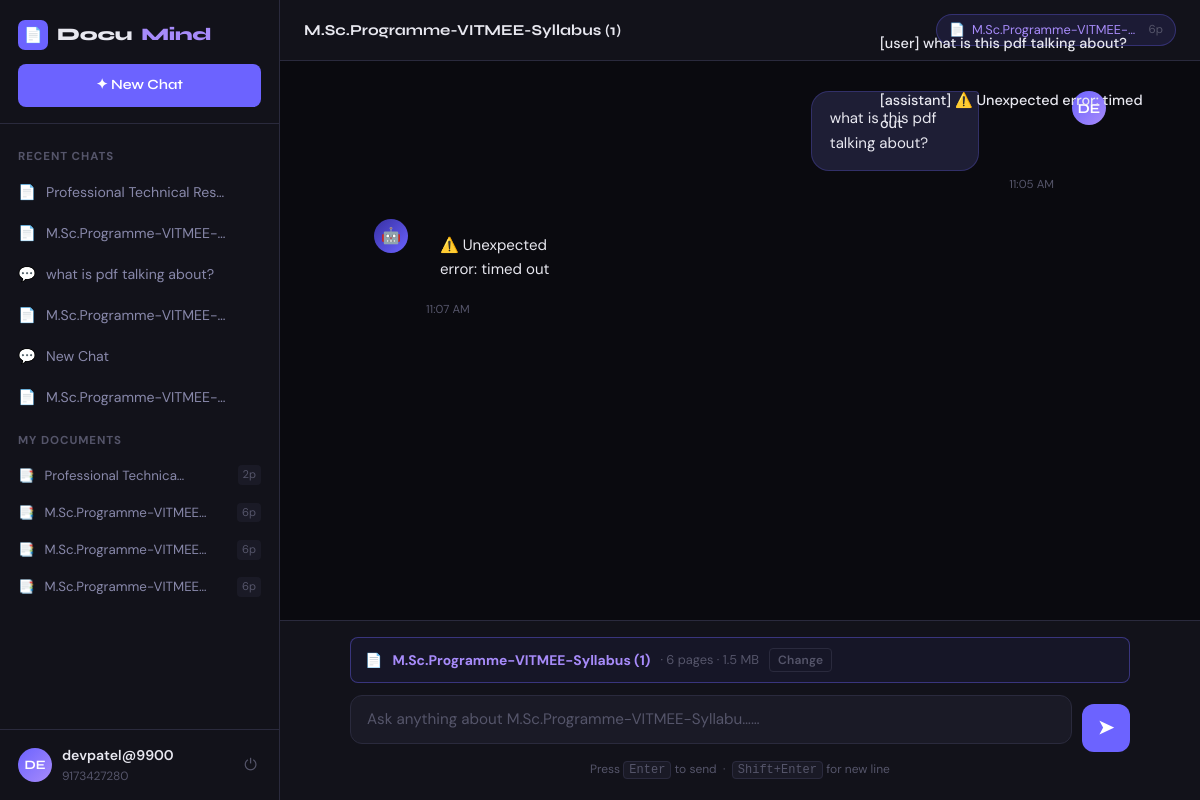
/chatbot/session/4/ (signed in), run on the app's committed database.
### chatbot/models.py (models this page shows, shortened)
class ChatMessage(models.Model):
    ROLE_CHOICES = [('user', 'User'), ('assistant', 'Assistant')]
    session = models.ForeignKey(ChatSession, on_delete=models.CASCADE, related_name='messages')
    role = models.CharField(max_length=10, choices=ROLE_CHOICES)
    content = models.TextField()
    created_at = models.DateTimeField(auto_now_add=True)
    class Meta:
        ordering = ['created_at']
    def __str__(self):
        return f"[{self.role}] {self.content[:60]}"

class ChatSession(models.Model):
    user = models.ForeignKey(settings.AUTH_USER_MODEL, on_delete=models.CASCADE, related_name='sessions')
    document = models.ForeignKey(PDFDocument, on_delete=models.SET_NULL, null=True, blank=True)
    title = models.CharField(max_length=255, default='New Chat')
    created_at = models.DateTimeField(auto_now_add=True)
    updated_at = models.DateTimeField(auto_now=True)
    class Meta:
        ordering = ['-updated_at']

class PDFDocument(models.Model):
    user = models.ForeignKey(settings.AUTH_USER_MODEL, on_delete=models.CASCADE, related_name='documents')
    title = models.CharField(max_length=255)
    file = models.FileField(upload_to='media/pdfs/%Y/%m/%d/')
    extracted_text = models.TextField(blank=True, default='')
    page_count = models.IntegerField(default=0)
    file_size = models.BigIntegerField(default=0)
    uploaded_at = models.DateTimeField(auto_now_add=True)
    class Meta:
        ordering = ['-uploaded_at']
    def file_size_display(self):
        size = self.file_size
        if size < 1024:
            return f"{size} B"
        elif size < 1024 * 1024:
            return f"{size / 1024:.1f} KB"
        else:
            return f"{size / (1024 * 1024):.1f} MB"

### accounts/models.py (models this page shows, shortened)
class CustomUser(AbstractUser):
    phone_number = models.CharField(
        validators=[phone_validator],
        max_length=17,
        unique=True,
        help_text='Required. Enter a valid phone number.'
    )
    avatar = models.ImageField(upload_to='avatars/', null=True, blank=True)
    created_at = models.DateTimeField(auto_now_add=True)
    REQUIRED_FIELDS = ['phone_number', 'email']
    def get_initials(self):
        if self.first_name and self.last_name:
            return f"{self.first_name[0]}{self.last_name[0]}".upper()
        return self.username[:2].upper()

### chatbot/views.py (the view)
# urls.py: path('session/<int:session_id>/', views.session_view, name='session'),
@login_required
def session_view(request, session_id):
    session = get_object_or_404(ChatSession, id=session_id, user=request.user)
    messages_qs = session.messages.all()
    sessions = ChatSession.objects.filter(user=request.user).select_related('document')[:20]
    documents = PDFDocument.objects.filter(user=request.user)
    return render(request, 'chatbot/chat.html', {
        'session': session,
        'messages': messages_qs,
        'sessions': sessions,
        'documents': documents,
    })

### templates/chatbot/chat.html (shortened to what this page needs)
{% extends 'base.html' %}
{% block content %}
<div class="app-layout">
    {% include 'chatbot/_sidebar.html' %}
    <div class="chat-area">
        <div class="chat-topbar">
            <div class="chat-topbar-title">{{ session.title }}</div>
            {% if session.document %}
            <div class="doc-pill" title="{{ session.document.title }}">
                📄 <span class="doc-pill-name">{{ session.document.title|truncatechars:25 }}</span>
                <span class="doc-pill-pages">{{ session.document.page_count }}p</span>
            </div>
            {% endif %}
        </div>
        <div class="messages-area" id="messages-area">
            <div class="messages-inner" id="messages-inner">
                {% if not messages %}
                <div class="empty-chat" id="empty-state">
                    <div class="empty-icon">🧠</div>
                    <div class="empty-title">
                        {% if session.document %}Ready to answer questions about your PDF{% else %}Start a conversation{% endif %}
                    </div>
                    <div class="empty-sub">
                        {% if session.document %}
                            Ask anything about <strong>{{ session.document.title }}</strong>. I've read all {{ session.document.page_count }} pages.
                        {% else %}
                            Upload a PDF below to get document-specific answers, or just ask me anything!
                        {% endif %}
                    </div>
                    <div class="suggestions">
                        {% if session.document %}
                        <div class="suggestion-chip" onclick="sendSuggestion('Summarize this document')">📋 Summarize this document</div>
                        <div class="suggestion-chip" onclick="sendSuggestion('What are the key points?')">🔑 Key points</div>
                        <div class="suggestion-chip" onclick="sendSuggestion('What is the main conclusion?')">🎯 Main conclusion</div>
                        <div class="suggestion-chip" onclick="sendSuggestion('List all important dates or numbers mentioned')">📊 Dates & numbers</div>
                        {% else %}
                        <div class="suggestion-chip" onclick="sendSuggestion('What can you help me with?')">💡 What can you do?</div>
                        <div class="suggestion-chip" onclick="sendSuggestion('How do I use this chatbot?')">🤔 How to use this</div>
                        {% endif %}
                    </div>
                </div>
                {% else %}
                {% for msg in messages %}
                <div class="message-row {{ msg.role }}">
                    <div class="msg-avatar {% if msg.role == 'assistant' %}ai-avatar{% else %}user-avatar{% endif %}">
                        {% if msg.role == 'assistant' %}🤖{% else %}{{ request.user.get_initials }}{% endif %}
                    </div>
                    <div>
                        <div class="msg-bubble" {% if msg.role == 'assistant' %}data-markdown="true"{% endif %}>{{ msg.content }}</div>
                        <div class="msg-time">{{ msg.created_at|date:"g:i A" }}</div>
                    </div>
                </div>
                {% endfor %}
                {% endif %}
            </div>
        </div>
        <div class="input-area">
            <div class="input-inner">
                <div class="upload-bar {% if session.document %}has-doc{% endif %}" id="upload-bar"
                     {% if not session.document %}onclick="document.getElementById('pdf-file-input').click()"{% endif %}>
                    {% if session.document %}
                        📄 <strong>{{ session.document.title|truncatechars:35 }}</strong>
                        <span style="color:var(--text-dim); font-size:0.8rem;">· {{ session.document.page_count }} pages · {{ session.document.file_size_display }}</span>
                        <button class="change-doc-btn" onclick="openDocModal()">Change</button>
                    {% else %}
                        📎 <span id="upload-label">Click to upload a PDF — or drag & drop anywhere</span>
                        <div class="upload-progress" id="upload-progress" style="display:none">
                            <div class="upload-progress-bar" id="upload-progress-bar" style="width:0%"></div>
                        </div>
                    {% endif %}
                </div>
                <div class="message-form">
                    <div class="message-input-wrap">
                        <textarea id="message-input"
                            placeholder="{% if session.document %}Ask anything about {{ session.document.title|truncatechars:30 }}…{% else %}Ask a question or upload a PDF…{% endif %}"
                            rows="1"
                            onkeydown="handleKeydown(event)"
                            oninput="autoResize(this)"></textarea>
                    </div>
                    <button class="send-btn" id="send-btn" onclick="sendMessage()" title="Send (Enter)">
                        ➤
                    </button>
                </div>
                <div class="input-hint">Press <kbd style="background:var(--surface2);border:1px solid var(--border);border-radius:4px;padding:1px 5px;font-size:0.75rem;">Enter</kbd> to send &nbsp;·&nbsp; <kbd style="background:var(--surface2);border:1px solid var(--border);border-radius:4px;padding:1px 5px;font-size:0.75rem;">Shift+Enter</kbd> for new line</div>
            </div>
        </div>
    </div>
</div>
{% endblock %}

### templates/base.html (shortened to what this page needs)
<!DOCTYPE html>
<html lang="en">
<head>
</head>
<body>
    {% if messages %}
    <div class="messages-django">
        {% for message in messages %}
        <div class="msg-toast {{ message.tags }}">{{ message }}</div>
        {% endfor %}
    </div>
    {% endif %}
    {% block content %}{% endblock %}
</body>
</html>

### templates/chatbot/_sidebar.html (shortened to what this page needs)
<aside class="sidebar">
    <div class="sidebar-header">
        <div class="sidebar-logo">
            <div class="logo-icon">📄</div>
            Docu<span>Mind</span>
        </div>
        <a href="{% url 'chatbot:new_session' %}" class="new-chat-btn">
            ✦ New Chat
        </a>
    </div>
    <div class="sidebar-body">
        {% if sessions %}
        <div class="sidebar-section-title">Recent Chats</div>
        {% for s in sessions %}
        <div class="session-item {% if request.resolver_match.kwargs.session_id == s.id|stringformat:'i' %}active{% endif %}">
            <span class="session-icon">{% if s.document %}📄{% else %}💬{% endif %}</span>
            <a href="{% url 'chatbot:session' s.id %}" class="session-label" style="color:inherit;text-decoration:none;">
                {{ s.title|truncatechars:30 }}
            </a>
            <form method="post" action="{% url 'chatbot:delete_session' s.id %}" style="margin:0">
            </form>
        </div>
        {% endfor %}
        {% endif %}
        {% if documents %}
        <div class="sidebar-section-title sidebar-docs-section">My Documents</div>
        {% for doc in documents %}
        <div class="doc-item">
            <span>📑</span>
            <span style="flex:1;overflow:hidden;text-overflow:ellipsis;white-space:nowrap;" title="{{ doc.title }}">{{ doc.title|truncatechars:22 }}</span>
            <span class="doc-badge">{{ doc.page_count }}p</span>
        </div>
        {% endfor %}
        {% endif %}
    </div>
    <div class="sidebar-footer">
        <div class="user-info">
            <div class="user-avatar">{{ request.user.get_initials }}</div>
            <div class="user-details">
                <div class="user-name">{{ request.user.username }}</div>
                <div class="user-phone">{{ request.user.phone_number }}</div>
            </div>
            <a href="{% url 'accounts:logout' %}" class="logout-btn" title="Sign out">⏻</a>
        </div>
    </div>
</aside>

### data on the page
ChatMessage: role+content "[user] what is this pdf talking about?", content "what is this pdf talking about?", created_at "11:05 AM"
ChatMessage: role+content "[assistant] ⚠️ Unexpected error: timed out", created_at "11:07 AM"
ChatSession: title "Professional Technical Res…"
ChatSession: title "M.Sc.Programme-VITMEE-…"
ChatSession: title "what is pdf talking about?"
ChatSession: title "M.Sc.Programme-VITMEE-…", title "M.Sc.Programme-VITMEE-Syllabus (1)", document "M.Sc.Programme-VITMEE-…", document.page_count "6", document "M.Sc.Programme-VITMEE-Syllabus (1)", document.file_size_display "1.5 MB", document.title "Ask anything about M.Sc.Programme-VITMEE-Syllabu……"
ChatSession: title "New Chat"
ChatSession: title "M.Sc.Programme-VITMEE-…"
PDFDocument: title "Professional Technica…", page_count "2"
PDFDocument: title "M.Sc.Programme-VITMEE…", page_count "6"
PDFDocument: title "M.Sc.Programme-VITMEE…", page_count "6"
PDFDocument: title "M.Sc.Programme-VITMEE…", page_count "6"
CustomUser: user.get_initials "DE", user.username "devpatel@9900", user.phone_number "9173427280"
